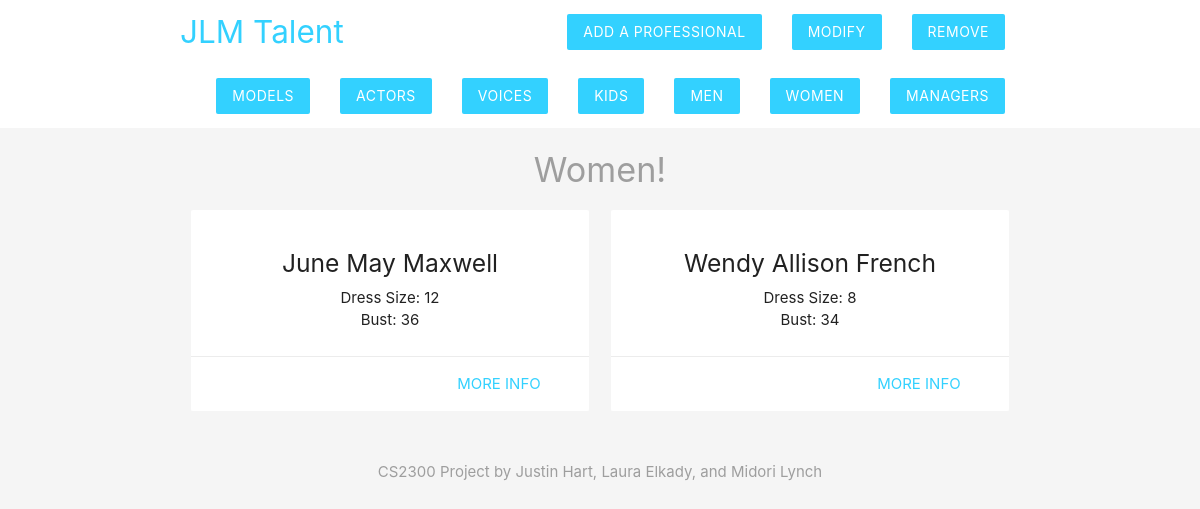
/test/adultwoman.php, run on the app's committed database.
### tables this page shows
CREATE TABLE ADULTWOMAN(ProfID varchar(80) NOT NULL,
dressSize integer,
bust integer,
FOREIGN KEY (ProfID) REFERENCES PROFESSIONALS(IDno)
);

CREATE TABLE PROFESSIONALS(IDno varchar(80) NOT NULL,
Fname varchar(80) NOT NULL,
Mname varchar(80),
Lname varchar(80) NOT NULL,
UID varchar(80),
ManID varchar(80),
PRIMARY KEY (IDno),
FOREIGN KEY (UID) REFERENCES UNIONS(UnionID),
FOREIGN KEY(ManID) REFERENCES Manager(ManagerID)
);

### test/adultwoman.php (the view, shortened to what this page needs)
<?php
include('config/db_connect.php');
$sql = 'SELECT PROFESSIONALS.Fname, PROFESSIONALS.Mname, PROFESSIONALS.Lname, ADULTWOMAN.dressSize, ADULTWOMAN.bust FROM PROFESSIONALS, adultwoman WHERE adultwoman.profID=professionals.IDno ORDER BY adultwoman.profID';
$result = mysqli_query($conn, $sql);
$profs = mysqli_fetch_all($result, MYSQLI_ASSOC);
?>
<!DOCTYPE html>
<html>
	<?php include('templates/header.php'); ?>
	<h4 class="center grey-text">Women!</h4>
	<div class="container">
		<div class="row">
			<?php foreach($profs as $prof){ ?>
				<div class="col s6 md3">
					<div class="card z-depth-0">
						<div class="card-content center">
							<h5><?php echo htmlspecialchars($prof['Fname']); echo " "; echo htmlspecialchars($prof['Mname']); echo " ";  echo htmlspecialchars($prof['Lname']) ?></h5>
							<div><?php echo "Dress Size: " ; echo htmlspecialchars($prof['dressSize']);?></div>
							<div><?php echo "Bust: " ; echo htmlspecialchars($prof['bust']);?></div>
						</div>
						<div class="card-action right-align">
							<a class="brand-text" href="#">more info</a>
						</div>
					</div>
				</div>
			<?php } ?>
		</div>
	</div>
	<?php include('templates/footer.php'); ?>
</html>

### test/templates/header.php (style rules this page uses)
.brand-text { color: #33D1FF !important; }

### data on the page
adultwoman: ProfID.Fname "June", ProfID.Mname "May", ProfID.Lname "Maxwell", dressSize "12", bust "36"
adultwoman: ProfID.Fname "Wendy", ProfID.Mname "Allison", ProfID.Lname "French", dressSize "8", bust "34"
